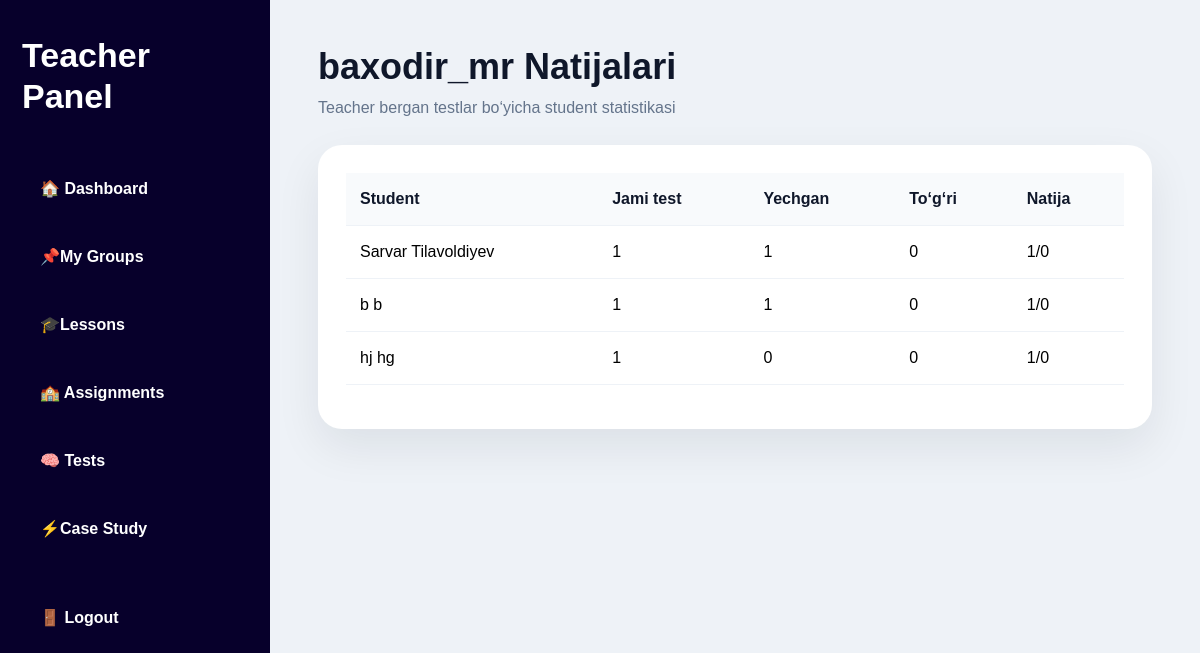
The app's page /teacher/tests/5/results/ (signed in) with its own data.
### education/models.py (models this page shows, shortened)
class Group(models.Model):
    name = models.CharField(max_length=100, unique=True)
    description = models.TextField(blank=True, null=True)
    created_at = models.DateTimeField(default=timezone.now)
    class Meta:
        ordering = ['name']
        verbose_name = 'Group'
        verbose_name_plural = 'Groups'

### accounts/models.py (models this page shows, shortened)
class Profile(models.Model):
    ROLE_CHOICES = (
        ('student', 'Student'),
        ('teacher', 'Teacher'),
    )
    user = models.OneToOneField(
        User,
        on_delete=models.CASCADE,
        related_name='profile'
    )
    full_name = models.CharField(max_length=150, blank=True)
    role = models.CharField(
        max_length=20,
        choices=ROLE_CHOICES,
        default='student'
    )
    group = models.ForeignKey(
        'education.Group',
        on_delete=models.SET_NULL,
        blank=True,
        null=True,
        related_name='student_profiles'
    )
    avatar = models.ImageField(
        upload_to='avatars/',
        blank=True,
        null=True
    )
    xp = models.PositiveIntegerField(default=0)
    level = models.PositiveIntegerField(default=1)
    coins = models.PositiveIntegerField(default=0)
    badge_count = models.PositiveIntegerField(default=0)

### dashboard/views.py (the view)
    def wrapper(request, *args, **kwargs):
        if not request.user.is_authenticated:
            return redirect('/login/')
        if not hasattr(request.user, 'profile'):
            return redirect('/login/')
        if request.user.profile.role != 'teacher':
            return redirect('/student/')
        return view_func(request, *args, **kwargs)

### dashboard/views.py (called while the page is built)
def teacher_only(view_func):
    def wrapper(request, *args, **kwargs):
        if not request.user.is_authenticated:
            return redirect('/login/')
        if not hasattr(request.user, 'profile'):
            return redirect('/login/')
        if request.user.profile.role != 'teacher':
            return redirect('/student/')
        return view_func(request, *args, **kwargs)
    return wrapper

### dashboard/templates/dashboard/test_results.html (shortened to what this page needs)
{% extends 'dashboard/teacher_base.html' %}
{% block teacher_content %}
<div class="result-head">
    <h1>{{ group.name }} Natijalari</h1>
    <p>Teacher bergan testlar bo‘yicha student statistikasi</p>
</div>
<div class="result-card">
<table class="table table-hover align-middle">
    <thead>
        <tr>
            <th>Student</th>
            <th>Jami test</th>
            <th>Yechgan</th>
            <th>To‘g‘ri</th>
            <th>Natija</th>
        </tr>
    </thead>
    <tbody>
    {% for student in students %}
        <tr>
            <td>{{ student.full_name }}</td>
            <td>{{ student.total_questions }}</td>
            <td>{{ student.solved_count }}</td>
            <td>{{ student.correct_count }}</td>
            <td>
                {{ student.total_questions }}/{{ student.correct_count }}
            </td>
        </tr>
    {% empty %}
        <tr>
            <td colspan="5">Student yo‘q</td>
        </tr>
    {% endfor %}
    </tbody>
</table>
</div>
{% endblock %}

### static/css/style.css (style rules this page uses)
* { margin:0; padding:0; box-sizing:border-box; }
html,body { width:100%; min-height:100%; }
body { font-family:Arial,sans-serif; background:#eef2f7; color:#1e293b; }
.table { width:100%; border-collapse:collapse; }
.table th, .table td { padding:14px; border-bottom:1px solid #eef2f7; text-align:left; }
.table th { background:#f8fafc; font-weight:900; }

### dashboard/templates/dashboard/teacher_base.html (style rules this page uses)
* { box-sizing:border-box; }
html, body { margin:0; padding:0; overflow-x:hidden; background:#eef2f7; }

### dashboard/templates/dashboard/test_results.html (style rules this page uses)
.result-head { margin-bottom:25px; }
.result-head h1 { font-size:36px; font-weight:900; color:#0f172a; margin:0; }
.result-head p { color:#64748b; margin-top:8px; }
.result-card { background:#ffffff; border-radius:24px; padding:28px; box-shadow:0 18px 45px rgba(15,23,42,.08); }
.table thead th { font-weight:900; color:#0f172a; }

### records on screen
Group: name "baxodir_mr"
Profile: full_name "Sarvar Tilavoldiyev", total_questions "1", solved_count "1", correct_count "0"
Profile: full_name "b b", total_questions "1", solved_count "1", correct_count "0"
Profile: full_name "hj hg", total_questions "1", solved_count "0", correct_count "0"
